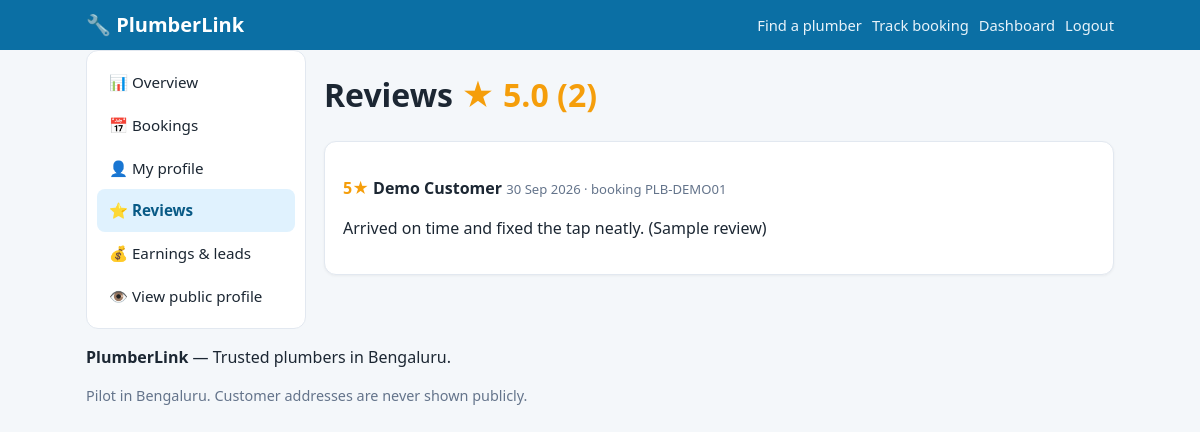
Screenshot of /provider/reviews/ (signed in) with the database file from the repository.
### core/models.py (models this page shows, shortened)
class ProviderProfile(models.Model):
    user = models.OneToOneField(User, on_delete=models.CASCADE, related_name="provider_profile")
    display_name = models.CharField(max_length=120, help_text="Name shown to customers")
    phone = models.CharField(max_length=20, help_text="Customer-facing phone number")
    photo = models.ImageField(upload_to="providers/", blank=True, null=True)
    bio = models.TextField(blank=True)
    experience_years = models.PositiveSmallIntegerField(default=0)
    emergency_available = models.BooleanField(default=False)
    services = models.ManyToManyField(Service, through="ProviderService", related_name="providers")
    areas = models.ManyToManyField(Locality, related_name="providers", help_text="Localities served")
    work_start = models.TimeField(default="09:00")
    work_end = models.TimeField(default="19:00")
    work_days = models.CharField(
        max_length=60, default="Mon,Tue,Wed,Thu,Fri,Sat",
        help_text="Comma-separated, e.g. Mon,Tue,Wed,Thu,Fri,Sat",
    )
    is_available = models.BooleanField(default=True, help_text="Master on/off switch for new bookings")
    is_approved = models.BooleanField(default=False, help_text="Admin approval — unapproved profiles are hidden")
    is_featured = models.BooleanField(default=False, help_text="Pinned to the top of listings")
    is_demo = models.BooleanField(default=False, help_text="Sample data — clearly badged in the UI")
    rating_avg = models.FloatField(default=0.0)
    rating_count = models.PositiveIntegerField(default=0)
    created_at = models.DateTimeField(auto_now_add=True)
    updated_at = models.DateTimeField(auto_now=True)
    class Meta:
        ordering = ["-is_featured", "-rating_avg", "display_name"]

class Review(models.Model):
    booking = models.OneToOneField(Booking, on_delete=models.CASCADE, related_name="review")
    provider = models.ForeignKey(ProviderProfile, on_delete=models.CASCADE, related_name="reviews")
    customer_name = models.CharField(max_length=120)
    rating = models.PositiveSmallIntegerField(choices=[(i, i) for i in range(1, 6)])
    comment = models.TextField(blank=True)
    is_demo = models.BooleanField(default=False)
    created_at = models.DateTimeField(auto_now_add=True)
    class Meta:
        ordering = ["-created_at"]

class Booking(models.Model):
    STATUS_REQUESTED = "requested"
    STATUS_ACCEPTED = "accepted"
    STATUS_REJECTED = "rejected"
    STATUS_COMPLETED = "completed"
    STATUS_CANCELLED = "cancelled"
    STATUS_CHOICES = [
        (STATUS_REQUESTED, "Requested"),
        (STATUS_ACCEPTED, "Accepted"),
        (STATUS_REJECTED, "Rejected"),
        (STATUS_COMPLETED, "Completed"),
        (STATUS_CANCELLED, "Cancelled"),
    ]
    ref_code = models.CharField(max_length=16, unique=True, default=_default_ref_code)
    provider = models.ForeignKey(ProviderProfile, on_delete=models.CASCADE, related_name="bookings")
    customer_name = models.CharField(max_length=120)
    customer_phone = models.CharField(max_length=20)
    service = models.ForeignKey(Service, on_delete=models.SET_NULL, null=True, blank=True)
    locality = models.ForeignKey(Locality, on_delete=models.SET_NULL, null=True, blank=True)
    area_detail = models.CharField(max_length=200, blank=True,
                                   help_text="Landmark / area, not the full address")
    preferred_date = models.DateField(null=True, blank=True)
    preferred_time = models.CharField(max_length=40, blank=True,
                                      help_text="e.g. 'Morning', '2–4 PM'")
    notes = models.TextField(blank=True)
    status = models.CharField(max_length=12, choices=STATUS_CHOICES, default=STATUS_REQUESTED)
    provider_notes = models.TextField(blank=True)
    final_amount = models.DecimalField(max_digits=10, decimal_places=2, null=True, blank=True,
                                       help_text="Amount the customer paid (filled at completion)")
    review_token = models.CharField(max_length=32, unique=True, blank=True,
                                    default=_default_review_token)
    is_demo = models.BooleanField(default=False)
    created_at = models.DateTimeField(auto_now_add=True)
    updated_at = models.DateTimeField(auto_now=True)
    class Meta:
        ordering = ["-created_at"]

### core/views.py (the view)
# urls.py: path("provider/reviews/", v.provider_reviews, name="provider_reviews"),
@provider_required
def provider_reviews(request):
    p = request.provider
    reviews = p.reviews.select_related("booking").order_by("-created_at")
    return render(request, "core/p_reviews.html", {"profile": p, "reviews": reviews})

### core/context_processors.py (called while the page is built)
def site(request):
    return {
        "brand_name": "PlumberLink",
        "brand_tagline": "Trusted plumbers in Bengaluru",
        "service_categories": ServiceCategory.objects.all().prefetch_related("services"),
        "platform": PlatformSettings.get(),
    }

### core/models.py (called while the page is built)
    @classmethod
    def get(cls) -> "PlatformSettings":
        obj, _ = cls.objects.get_or_create(pk=1)
        return obj

### core/views.py (called while the page is built)
def provider_required(view):
    @wraps(view)
    @login_required
    def wrapper(request, *args, **kwargs):
        try:
            profile = request.user.provider_profile
        except ProviderProfile.DoesNotExist:
            messages.error(request, "This account is not registered as a provider.")
            return redirect("home")
        if not profile.is_approved:
            return redirect("provider_pending")
        request.provider = profile
        return view(request, *args, **kwargs)
    return wrapper

### core/templates/core/p_reviews.html
{% extends "core/p_base.html" %}
{% block pcontent %}
<h1>Reviews <span class="stars">★ {{ profile.rating_avg }} ({{ profile.rating_count }})</span></h1>
{% for r in reviews %}
<div class="card">
  <p><span class="stars">{{ r.rating }}★</span> <strong>{{ r.customer_name }}</strong>
     <span class="muted small">{{ r.created_at|date:"d M Y" }} · booking {{ r.booking.ref_code }}</span></p>
  <p>{{ r.comment|default:"(no comment)" }}</p>
</div>
{% empty %}<div class="card"><p class="muted">No reviews yet. After each completed job, share the review link from the booking page.</p></div>{% endfor %}
{% endblock %}

### core/static/core/css/style.css (style rules this page uses)
:root { --brand:#0b6fa4; --brand-d:#085a86; --accent:#f59e0b; --bg:#f4f7fa; --card:#ffffff; --ink:#1c2733; --muted:#64748b; --line:#e2e8f0; --ok:#16a34a; --warn:#d97706; --bad:#dc2626; --radius:12px; }
* { box-sizing:border-box }
body { margin:0;font-family:system-ui,-apple-system,"Segoe UI",Roboto,Arial,sans-serif; background:var(--bg);color:var(--ink);line-height:1.5 }
.card { background:var(--card);border:1px solid var(--line);border-radius:var(--radius); padding:18px;margin:14px 0;box-shadow:0 1px 3px rgba(0,0,0,.05) }
.muted { color:var(--muted);font-size:.9rem }
.small { font-size:.82rem }
.stars { color:var(--accent);font-weight:700 }

### rows the page displays
ProviderProfile: rating_avg "5.0", rating_count "2"
Review: rating "5", customer_name "Demo Customer", created_at "30 Sep 2026", booking.ref_code "PLB-DEMO01", comment "Arrived on time and fixed the tap neatly. (Sample review)"

### other values shown
{{ brand_name }} "PlumberLink"
{{ brand_tagline }} "Trusted plumbers in Bengaluru"
